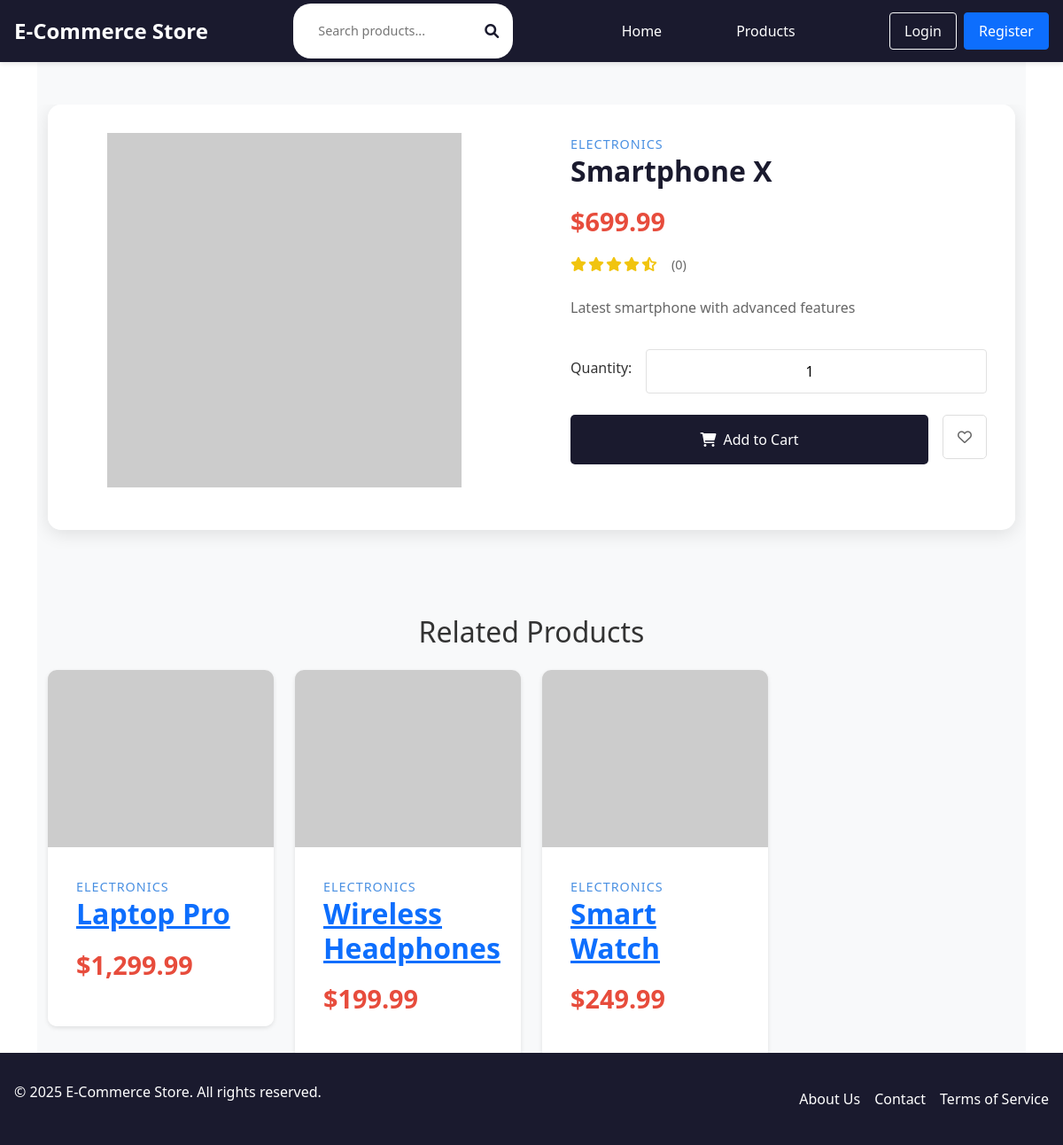
The app's page /pages/product.php?id=1 with its own data.
### tables this page shows
CREATE TABLE IF NOT EXISTS products (
    id INT PRIMARY KEY AUTO_INCREMENT,
    title VARCHAR(255) NOT NULL,
    description TEXT,
    price DECIMAL(10,2) NOT NULL,
    image_url VARCHAR(255),
    category VARCHAR(50),
    stock INT DEFAULT 0,
    is_api_product BOOLEAN DEFAULT FALSE,
    created_at TIMESTAMP DEFAULT CURRENT_TIMESTAMP,
    updated_at TIMESTAMP DEFAULT CURRENT_TIMESTAMP ON UPDATE CURRENT_TIMESTAMP
);

### includes/functions.php (called while the page is built, shortened)
<?php
function isLoggedIn() {
    return isset($_SESSION['user_id']);
}
function formatPrice($price) {
    return '$' . number_format($price, 2);
}
function getProductsByCategory($conn, $category) {
    $stmt = $conn->prepare("SELECT * FROM products WHERE category = ? ORDER BY created_at DESC");
    $stmt->execute([$category]);
    return $stmt->fetchAll();
}

### api/fakestore.php (called while the page is built, shortened)
<?php
class FakeStoreAPI {
    private $base_url = 'https://fakestoreapi.com';
    public function getProductsByCategory($category) {
        $url = $this->base_url . "/products/category/$category";
        $response = file_get_contents($url);
        return json_decode($response, true);
    }
}
?>

### pages/product.php (the view, shortened to what this page needs)
<?php
require_once '../includes/header.php';
require_once '../api/fakestore.php';
$product_id = isset($_GET['id']) ? intval($_GET['id']) : 0;
$api = new FakeStoreAPI();
$db = new Database();
$conn = $db->getConnection();
$product = $api->getProduct($product_id);
if (!$product) {
    $stmt = $conn->prepare("SELECT * FROM products WHERE id = ?");
    $stmt->execute([$product_id]);
    $product = $stmt->fetch(PDO::FETCH_ASSOC);
}
$related_products = [];
if ($product['category']) {
    $api_related = $api->getProductsByCategory($product['category']);
    $db_related = getProductsByCategory($conn, $product['category']);
    $related_products = array_merge($api_related, $db_related);
    $related_products = array_filter($related_products, function($p) use ($product_id) {
        return $p['id'] != $product_id;
    });
    $related_products = array_slice($related_products, 0, 4);
}
?>
<div class="product-detail-section">
    <div class="container">
        <div class="product-container">
            <div class="row">
                <div class="col-md-6">
                    <div class="product-gallery">
                        <img src="<?php echo htmlspecialchars($product['image'] ?? $product['image_url']); ?>"
                             alt="<?php echo htmlspecialchars($product['title']); ?>"
                             class="main-image">
                    </div>
                </div>
                <div class="col-md-6">
                    <div class="product-info">
                        <span class="product-category"><?php echo htmlspecialchars($product['category']); ?></span>
                        <h1 class="product-title"><?php echo htmlspecialchars($product['title']); ?></h1>
                        <div class="product-price"><?php echo formatPrice($product['price']); ?></div>
                        <div class="product-rating">
                            <div class="rating-stars">
                                <?php
                                $rating = isset($product['rating']['rate']) ? $product['rating']['rate'] : 4.5;
                                $full_stars = floor($rating);
                                $half_star = $rating - $full_stars >= 0.5;
                                for ($i = 0; $i < 5; $i++) {
                                    if ($i < $full_stars) {
                                        echo '<i class="fas fa-star"></i>';
                                    } elseif ($i == $full_stars && $half_star) {
                                        echo '<i class="fas fa-star-half-alt"></i>';
                                    } else {
                                        echo '<i class="far fa-star"></i>';
                                    }
                                }
                                ?>
                            </div>
                            <span class="rating-count">(<?php echo isset($product['rating']['count']) ? $product['rating']['count'] : '0'; ?>)</span>
                        </div>
                        <p class="product-description"><?php echo htmlspecialchars($product['description']); ?></p>
                        <form id="addToCartForm" method="POST">
                            <div class="quantity-selector">
                                <label for="quantity">Quantity:</label>
                                <input type="number" id="quantity" name="quantity" class="quantity-input" value="1" min="1" max="10">
                            </div>
                            <div class="product-actions">
                                <button type="submit" name="add_to_cart" class="btn-add-cart">
                                    <i class="fas fa-shopping-cart"></i>
                                    Add to Cart
                                </button>
                                <button type="button" class="btn-wishlist">
                                    <i class="far fa-heart"></i>
                                </button>
                            </div>
                        </form>
                    </div>
                </div>
            </div>
        </div>
        <?php if (!empty($related_products)): ?>
        <div class="related-products mt-5">
            <h2 class="text-center mb-4">Related Products</h2>
            <div class="row">
                <?php foreach ($related_products as $related): ?>
                <div class="col-md-3">
                    <div class="product-card">
                        <a href="<?php echo BASE_URL; ?>/pages/product.php?id=<?php echo $related['id']; ?>" class="product-image-container">
                            <img src="<?php echo htmlspecialchars($related['image'] ?? $related['image_url']); ?>"
                                 alt="<?php echo htmlspecialchars($related['title']); ?>"
                                 class="product-image">
                        </a>
                        <div class="product-info">
                            <span class="product-category"><?php echo htmlspecialchars($related['category']); ?></span>
                            <h3 class="product-title">
                                <a href="<?php echo BASE_URL; ?>/pages/product.php?id=<?php echo $related['id']; ?>" class="product-title-link">
                                    <?php echo htmlspecialchars($related['title']); ?>
                                </a>
                            </h3>
                            <div class="product-price"><?php echo formatPrice($related['price']); ?></div>
                        </div>
                    </div>
                </div>
                <?php endforeach; ?>
            </div>
        </div>
        <?php endif; ?>
    </div>
</div>
<?php require_once '../includes/footer.php'; ?>

### includes/header.php (shortened to what this page needs)
<?php
require_once __DIR__ . '/functions.php';
$cartCount = 0;
?>
<!DOCTYPE html>
<html lang="en">
<head>
    <link rel="stylesheet" href="<?php echo BASE_URL; ?>/public/css/style.css">
    <link rel="stylesheet" href="https://cdnjs.cloudflare.com/ajax/libs/font-awesome/6.0.0/css/all.min.css">
    <link href="https://cdn.jsdelivr.net/npm/bootstrap@5.1.3/dist/css/bootstrap.min.css" rel="stylesheet">
    <link rel="stylesheet" type="text/css" href="https://cdn.jsdelivr.net/npm/toastify-js/src/toastify.min.css">
</head>
<body>
    <header>
        <div class="nav-container">
            <a href="<?php echo BASE_URL; ?>/" class="logo">E-Commerce Store</a>
            <div class="search-bar">
                <input type="text" placeholder="Search products..." name="search">
                <button type="button">
                    <i class="fas fa-search"></i>
                </button>
            </div>
            <nav>
                <ul class="nav-links">
                    <li><a href="<?php echo BASE_URL; ?>/pages/home.php" class="<?php echo basename($_SERVER['PHP_SELF']) == 'home.php' ? 'active' : ''; ?>">Home</a></li>
                    <li><a href="<?php echo BASE_URL; ?>/pages/products.php" class="<?php echo basename($_SERVER['PHP_SELF']) == 'products.php' ? 'active' : ''; ?>">Products</a></li>
                </ul>
            </nav>
            <div class="user-status">
                <?php if (isLoggedIn()): ?>
                    <div class="user-welcome">
                        <span class="welcome-text">Welcome, <strong><?php echo htmlspecialchars($_SESSION['name']); ?></strong></span>
                    </div>
                    <a href="<?php echo BASE_URL; ?>/pages/cart.php" class="cart-icon">
                        <i class="fas fa-shopping-cart"></i>
                        <span class="cart-count" id="headerCartCount">
                            <?php echo $cartCount; ?>
                        </span>
                    </a>
                    <a href="<?php echo BASE_URL; ?>/pages/logout.php" class="btn btn-outline-light">Logout</a>
                <?php else: ?>
                    <div class="auth-buttons">
                        <a href="<?php echo BASE_URL; ?>/pages/login.php" class="btn btn-outline-light">Login</a>
                        <a href="<?php echo BASE_URL; ?>/pages/register.php" class="btn btn-primary">Register</a>
                    </div>
                <?php endif; ?>
            </div>
        </div>
    </header>
    <main class="container">

### includes/footer.php (shortened to what this page needs)
    </main>
    <footer style="background: var(--primary-color); color: white; padding: 2rem 0; margin-top: auto;">
        <div style="max-width: 1200px; margin: 0 auto; padding: 0 1rem; display: flex; justify-content: space-between; align-items: center;">
            <p>&copy; <?php echo date('Y'); ?> E-Commerce Store. All rights reserved.</p>
            <div style="display: flex; gap: 1rem;">
                <a href="#" style="color: white; text-decoration: none; transition: color 0.3s ease;">About Us</a>
                <a href="#" style="color: white; text-decoration: none; transition: color 0.3s ease;">Contact</a>
                <a href="#" style="color: white; text-decoration: none; transition: color 0.3s ease;">Terms of Service</a>
            </div>
        </div>
    </footer>
</body>
</html>

### public/css/style.css (style rules this page uses)
:root { --primary-color: #1a1a2e; --secondary-color: #4a90e2; --accent-color: #e74c3c; --text-color: #333; --light-bg: #f8f9fa; --border-color: #e1e1e1; --success-color: #2ecc71; --warning-color: #f1c40f; --error-color: #e74c3c; --header-height: 70px; }
* { margin: 0; padding: 0; box-sizing: border-box; }
body { font-family: 'Segoe UI', Tahoma, Geneva, Verdana, sans-serif; color: var(--text-color); line-height: 1.6; background-color: var(--light-bg); min-height: 100vh; display: flex; flex-direction: column; }
.container { max-width: 1200px; margin: 0 auto; padding: 0 1rem; width: 100%; }
main { flex: 1; padding: 2rem 0; }
header { background: var(--primary-color); padding: 0; box-shadow: 0 2px 5px rgba(0,0,0,0.1); position: sticky; top: 0; z-index: 1000; height: var(--header-height); }
.nav-container { max-width: 1200px; margin: 0 auto; padding: 0 1rem; display: flex; justify-content: space-between; align-items: center; height: 100%; }
.logo { color: white; font-size: 1.5rem; font-weight: bold; text-decoration: none; transition: transform 0.3s ease; }
.nav-links { display: flex; gap: 2rem; list-style: none; margin: 0; padding: 0; }
.nav-links a { color: white; text-decoration: none; font-weight: 500; transition: all 0.3s ease; padding: 0.5rem 1rem; border-radius: 4px; position: relative; }
.search-bar { display: flex; align-items: center; background: white; border-radius: 20px; padding: 0.5rem 1rem; margin: 0 1rem; transition: box-shadow 0.3s ease; }
.search-bar input { border: none; outline: none; background: none; width: 200px; font-size: 0.9rem; }
.search-bar button { background: none; border: none; color: var(--primary-color); cursor: pointer; transition: color 0.3s ease; }
.product-card { background: white; border-radius: 10px; overflow: hidden; box-shadow: 0 2px 5px rgba(0,0,0,0.1); transition: transform 0.3s ease; }
.product-image { width: 100%; height: 200px; object-fit: cover; }
.product-info { padding: 1rem; }
.product-title { font-size: 1.2rem; margin-bottom: 0.5rem; }
.product-price { font-size: 1.1rem; color: var(--accent-color); margin-bottom: 0.5rem; }
.product-rating { color: var(--warning-color); }
label { display: block; margin-bottom: 0.5rem; font-weight: 500; }
input[type="text"], input[type="email"], input[type="password"], input[type="number"], textarea, select { width: 100%; padding: 0.75rem; border: 1px solid var(--border-color); border-radius: 4px; font-size: 1rem; transition: border-color 0.3s ease; }
.btn { display: inline-block; padding: 0.75rem 1.5rem; border: none; border-radius: 4px; font-size: 1rem; font-weight: 500; cursor: pointer; transition: all 0.3s ease; }
.btn-primary { background-color: var(--secondary-color); color: white; }
footer { background: var(--primary-color); color: white; padding: 2rem 0; margin-top: auto; }
.text-center { text-align: center; }
.mb-4 { margin-bottom: 2rem; }
header { background-color: #333; color: #fff; padding: 10px 0; text-align: center; }
nav ul { list-style: none; padding: 0; }
nav ul li { display: inline; margin: 0 10px; }
nav ul li a { color: #fff; text-decoration: none; }
footer { background-color: #333; color: #fff; text-align: center; padding: 10px 0; position: fixed; bottom: 0; width: 100%; }
.container { width: 80%; margin: auto; overflow: hidden; }

### records on screen
products: category "ELECTRONICS", title "Smartphone X", price "$699.99", description "Latest smartphone with advanced features"
products: category "ELECTRONICS", title "Laptop Pro", price "$1,299.99"
products: category "ELECTRONICS", title "Wireless Headphones", price "$199.99"
products: category "ELECTRONICS", title "Smart Watch", price "$249.99"
